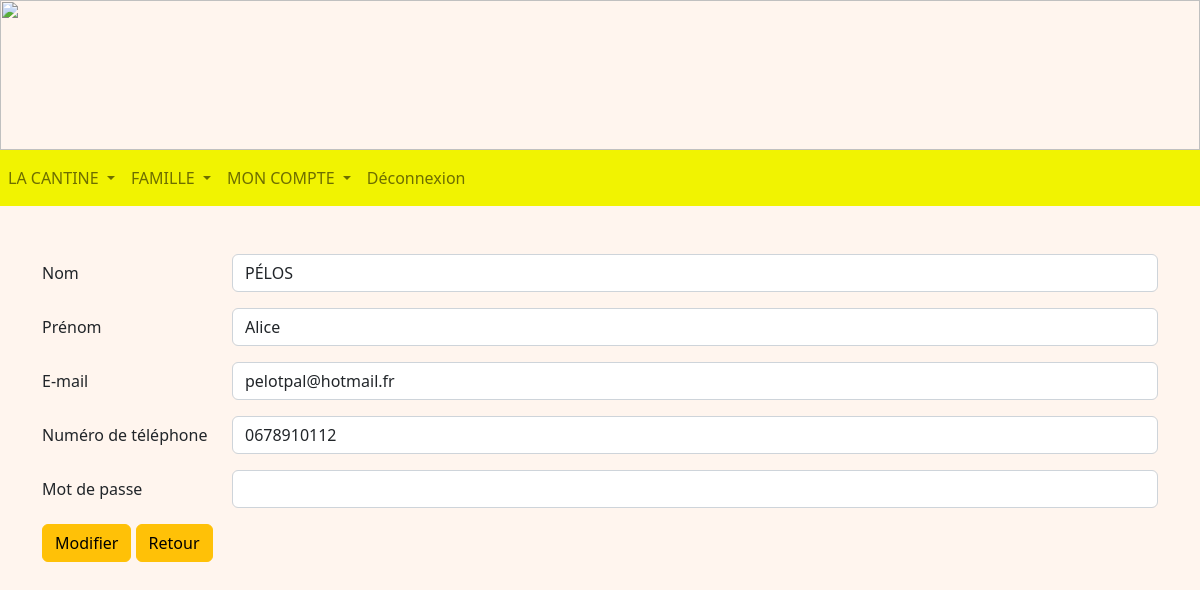
Page /info2 (signed in) on the committed database.
### tables this page shows
CREATE TABLE Representant (
  code_representant integer primary key autoincrement,
  nom_representant TEXT NOT NULL,
  prenom_representant TEXT NOT NULL,
  telephone TEXT,
  email TEXT,
  identifiant TEXT NOT NULL,
  FOREIGN KEY (identifiant) REFERENCES Compte(identifiant)
);

### representant.py (the view, shortened to what this page needs)
@app.route('/info2', methods = ["GET", "POST"])
@login_required
def info2():
    db = get_db()
    cur = db.cursor()
    user = cur.execute("SELECT type_compte FROM Compte WHERE identifiant = ?", (flask_login.current_user.name, )).fetchone()
    if user[0] == 'Representant':
        info = cur.execute("SELECT * FROM Representant WHERE identifiant = ?",(flask_login.current_user.name, )).fetchone()
        enfants = cur.execute("SELECT code_enfant, prenom_enfant FROM Enfant AS E INNER JOIN Representant AS R ON E.code_representant = R.code_representant WHERE R.identifiant = ? ORDER BY prenom_enfant", (flask_login.current_user.name, )).fetchall()
        return render_template('R_modifInfo.html', info = info, enfants = enfants)
    if user[0] == 'Admin':
        return redirect(url_for('accueilAdmin'))
    return redirect(url_for('accueilEnseignant'))

### main.py (called while the page is built)
@login_manager.user_loader
def load_user(user_id):
    db = get_db()
    cur = db.cursor()
    user = cur.execute('SELECT identifiant, mot_de_passe FROM Compte WHERE identifiant=?', (user_id, )).fetchone()
    return User(user[0], user[1])

def get_db():
    if 'db' not in g:
        g.db = sqlite3.connect(DATABASE)
    return g.db

@app.teardown_appcontext
def close_connection(exception):
    db = g.pop('db', None)
    if db is not None:
        db.close()

### templates/R_modifInfo.html (shortened to what this page needs)
<!DOCTYPE html>
<html>
<head>
    {% extends "R_layout.html" %}
    {% block content %}
    <div class="container mt-5">
        <form method="POST">
            <div class="mb-3 row">
                <label for="name" class="col-sm-2 col-form-label">Nom</label>
                <div class="col-sm-10">
                    <input class="form-control" type="text" value="{{info[1]}}" aria-label="readonly input example"
                        readonly>
                </div>
            </div>
            <div class="mb-3 row">
                <label for="name" class="col-sm-2 col-form-label">Prénom</label>
                <div class="col-sm-10">
                    <input class="form-control" type="text" value="{{info[2]}}" aria-label="readonly input example"
                        readonly>
                </div>
            </div>
            <div class="mb-3 row">
                <label for="e-mail" class="col-sm-2 col-form-label">E-mail</label>
                <div class="col-sm-10">
                    <input name="e-mail" id="e-mail" class="form-control" type="text" value="{{info[4]}}"
                        aria-label="default input example">
                </div>
            </div>
            <div class="mb-3 row">
                <label for="phone" class="col-sm-2 col-form-label">Numéro de téléphone</label>
                <div class="col-sm-10">
                    <input name="phone" id="phone" class="form-control" type="text" value="{{info[3]}}"
                        aria-label="default input example">
                </div>
            </div>
            <div class="mb-3 row">
                <label for="password" class="col-sm-2 col-form-label">Mot de passe</label>
                <div class="col-sm-10">
                    <input name="password" id="password" class="form-control" type="password" value=""
                        aria-label="default input example">
                </div>
            </div>
            <button type="submit" class="btn btn-warning mb-3">Modifier</button>
            <a href="/info" class="btn btn-warning mb-3">Retour</a>
        </form>
    </div>
    {% endblock %}

### static/css/main.css (style rules this page uses)
body { background-repeat: no-repeat; background-color:rgb(265,245,238); height: 110px; margin: 0px; }

### rows in the picture
Representant: nom_representant "PÉLOS", prenom_representant "Alice", e-mail "pelotpal@hotmail.fr", phone "0678910112"
